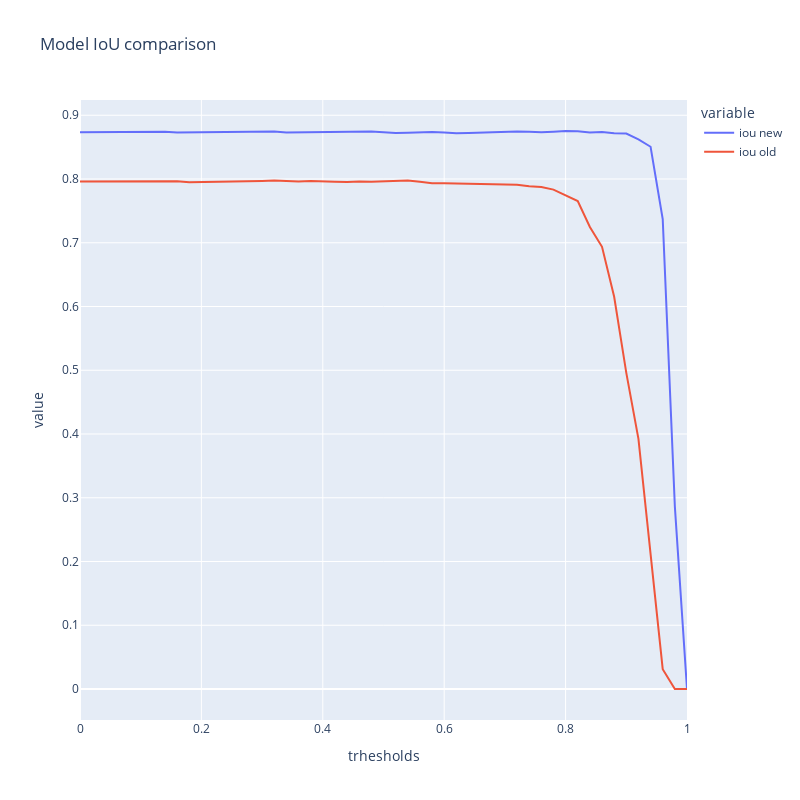

This figure's notebook cell:
### Code cell
fig = px.line(df, x="trhesholds", y=["iou new","iou old"], title="Model IoU comparison", width=800, height=800)
fig.show()

### Figure 1 — Plotly figure (JSON) as saved in the notebook; plotly's stock layout.template omitted (floating-point values rounded to 4 significant figures)
{"data": [{"hovertemplate": "variable=iou new<br>trhesholds=%{x}<br>value=%{y}<extra></extra>", "legendgroup": "iou new", "line": {"color": "#636efa", "dash": "solid"}, "marker": {"symbol": "circle"}, "mode": "lines", "name": "iou new", "orientation": "v", "showlegend": true, "type": "scatter", "x": [0, 0.02, 0.04, 0.06, 0.08, 0.1, 0.12, 0.14, 0.16, 0.18, 0.2, 0.22, 0.24, 0.26, 0.28, 0.3, 0.32, 0.34, 0.36, 0.38, 0.4, 0.42, 0.44, 0.46, 0.48, 0.5, 0.52, 0.54, 0.56, 0.58, 0.6, 0.62, 0.64, 0.66, 0.68, 0.7, 0.72, 0.74, 0.76, 0.78, 0.8, 0.82, 0.84, 0.86, 0.88, 0.9, 0.92, 0.94, 0.96, 0.98, 1], "xaxis": "x", "y": [0.8733, 0.8733, 0.8733, 0.8735, 0.8736, 0.8738, 0.8741, 0.8742, 0.8728, 0.8731, 0.8733, 0.8734, 0.8737, 0.8739, 0.874, 0.8743, 0.8744, 0.8729, 0.8732, 0.8733, 0.8734, 0.8738, 0.874, 0.8745, 0.8747, 0.8734, 0.8723, 0.8727, 0.8734, 0.8738, 0.8731, 0.8719, 0.8723, 0.873, 0.8736, 0.874, 0.8747, 0.8741, 0.8734, 0.8743, 0.8753, 0.8748, 0.8731, 0.8739, 0.8716, 0.8712, 0.8623, 0.8506, 0.7372, 0.2861, 0], "yaxis": "y"}, {"hovertemplate": "variable=iou old<br>trhesholds=%{x}<br>value=%{y}<extra></extra>", "legendgroup": "iou old", "line": {"color": "#EF553B", "dash": "solid"}, "marker": {"symbol": "circle"}, "mode": "lines", "name": "iou old", "orientation": "v", "showlegend": true, "type": "scatter", "x": [0, 0.02, 0.04, 0.06, 0.08, 0.1, 0.12, 0.14, 0.16, 0.18, 0.2, 0.22, 0.24, 0.26, 0.28, 0.3, 0.32, 0.34, 0.36, 0.38, 0.4, 0.42, 0.44, 0.46, 0.48, 0.5, 0.52, 0.54, 0.56, 0.58, 0.6, 0.62, 0.64, 0.66, 0.68, 0.7, 0.72, 0.74, 0.76, 0.78, 0.8, 0.82, 0.84, 0.86, 0.88, 0.9, 0.92, 0.94, 0.96, 0.98, 1], "xaxis": "x", "y": [0.7961, 0.7961, 0.7962, 0.7964, 0.7953, 0.7956, 0.7959, 0.7962, 0.7964, 0.7948, 0.795, 0.7953, 0.7956, 0.7959, 0.7964, 0.7968, 0.7975, 0.7966, 0.7959, 0.7968, 0.7958, 0.7958, 0.7952, 0.7962, 0.7955, 0.7965, 0.7965, 0.7975, 0.7957, 0.7935, 0.7935, 0.7932, 0.793, 0.7925, 0.7917, 0.7922, 0.7909, 0.7885, 0.7873, 0.7834, 0.7744, 0.7655, 0.7248, 0.6937, 0.6153, 0.4959, 0.3925, 0.217, 0.0311, 0, 0], "yaxis": "y"}], "layout": {"height": 800, "legend": {"title": {"text": "variable"}, "tracegroupgap": 0}, "title": {"text": "Model IoU comparison"}, "width": 800, "xaxis": {"anchor": "y", "autorange": true, "domain": [0, 1], "range": [0, 1], "title": {"text": "trhesholds"}, "type": "linear"}, "yaxis": {"anchor": "x", "autorange": true, "domain": [0, 1], "range": [-0.04863, 0.9239], "title": {"text": "value"}, "type": "linear"}}}
